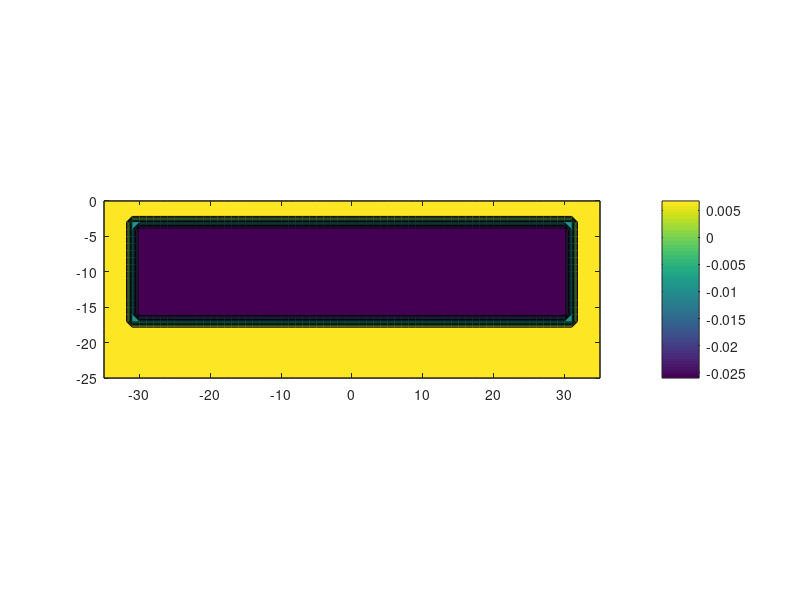

Reproduce this figure in MATLAB.
clear all; close all;

x = -35:1:35;
z = -25:1:0;

[xx,zz] = meshgrid(x,z);

[n,m] = size(xx);

for i = 1:n
    for j = 1:m
        xcoor = xx(i,j);
        zcoor = zz(i,j);
        
        b(i,j) = 0.03;
        
        if abs(zcoor)>=18 || abs(xcoor)>=32 || abs(zcoor)<=2.0
            a(i,j) = 0.04;
        elseif (abs(zcoor)<=16 && abs(zcoor)>=4 && abs(xcoor)<=30)
            a(i,j) = 0.004;
        else
            tmp1 = abs(abs(zcoor)-2-2-12/2) - 12/2;
            tmp1 = tmp1/2;
            tmp2 = (abs(xcoor)-30)/2;
            a(i,j) = 0.004 + max(tmp1,tmp2)*(0.04-0.004);
        end
    end
end

figure(1)
contourf(xx,zz,a-b); colorbar; axis equal;